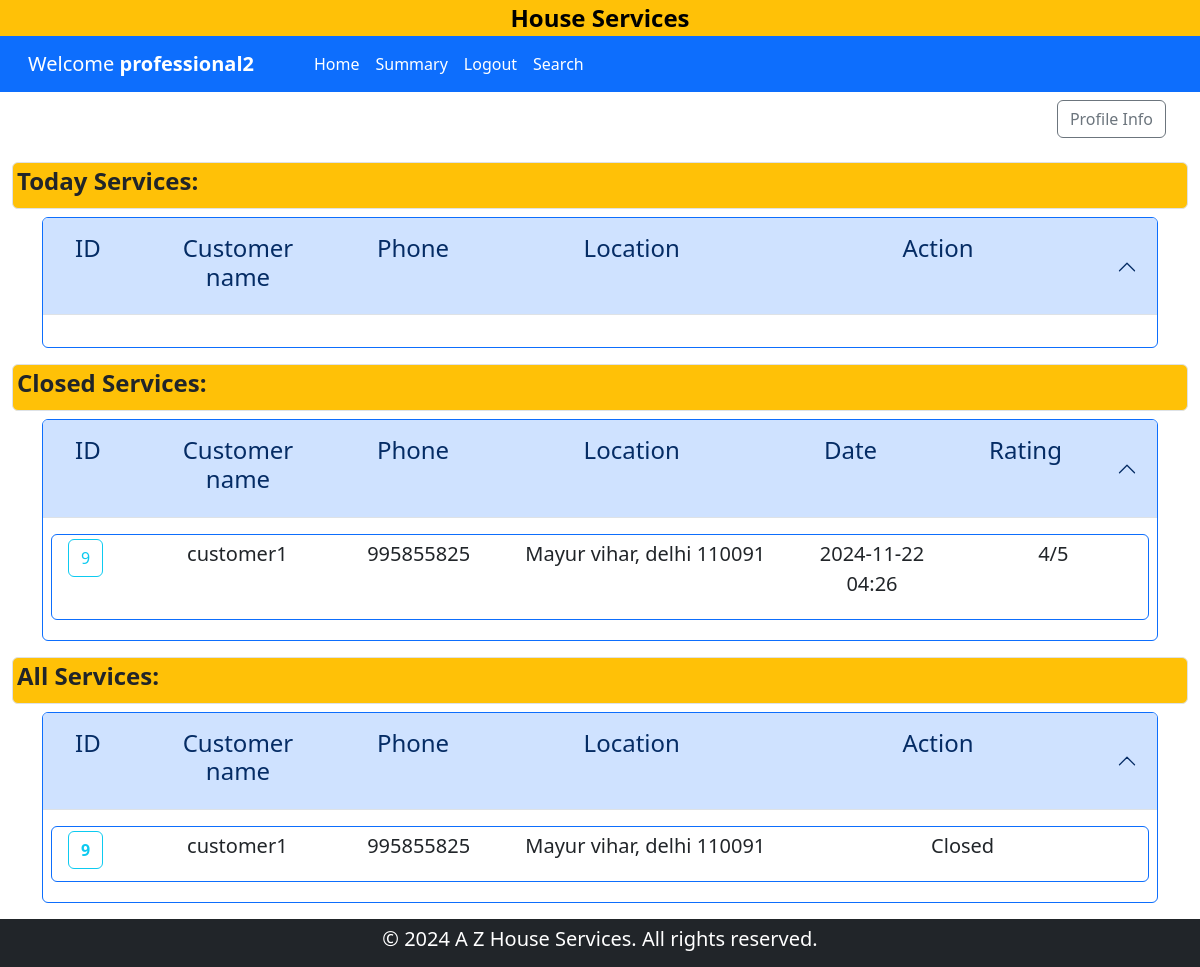
The app's page /professional_dashboard/2 with its own data.
### backened/modals.py (models this page shows)
class Professional(db.Model):
    __tablename__ = "professional"
    id = db.Column(db.Integer, primary_key=True)
    email = db.Column(db.String(120), unique=True, nullable=False)
    password = db.Column(db.String(120), nullable=False)
    name = db.Column(db.String(120), nullable=False)
    phone = db.Column(db.Integer, nullable=False)
    address = db.Column(db.String(200), nullable=False)
    pincode = db.Column(db.Integer, nullable=False)
    date_created = db.Column(db.DateTime, default=datetime.now,nullable=False)
    description = db.Column(db.Text, nullable=True)
    service_type = db.Column(db.String(120), nullable=False)
    experience = db.Column(db.Integer, nullable=False)
    file_path = db.Column(db.String(255), nullable=False)
    status = db.Column(db.String(30), default="pending",nullable=False)
    service_requests = db.relationship(
        "ServiceRequest",
        backref="professional",
        lazy=True,
        cascade="all, delete-orphan",
    )

class ServiceRequest(db.Model):
    __tablename__ = "service_request"
    id = db.Column(db.Integer, primary_key=True)
    service_id = db.Column(db.Integer, db.ForeignKey("service.id"), nullable=False)
    customer_id = db.Column(db.Integer, db.ForeignKey("customer.id"), nullable=False)
    professional_id = db.Column(db.Integer, db.ForeignKey("professional.id"), nullable=False)
    date_of_request = db.Column(db.DateTime, default=datetime.now,nullable=False)
    date_of_completion = db.Column(db.DateTime, nullable=True)
    service_status = db.Column(db.String(50), nullable=False, default="requested")
    remarks = db.Column(db.Text, nullable=True)
    reviews = db.relationship("Review", backref="service_request", lazy=True, cascade="all, delete-orphan")

class Customer(db.Model):
    __tablename__ = "customer"
    id = db.Column(db.Integer, primary_key=True)
    email = db.Column(db.String(120), unique=True, nullable=False)
    password = db.Column(db.String(120), nullable=False)
    name = db.Column(db.String(120), nullable=False)
    address = db.Column(db.String(200), nullable=False)
    pincode = db.Column(db.Integer, nullable=False)
    phone = db.Column(db.Integer, nullable=False)
    status = db.Column(db.String(30), default="accepted", nullable=False)
    service_requests = db.relationship("ServiceRequest", backref="customer", lazy=True, cascade="all, delete-orphan")
    reviews = db.relationship("Review", backref="customer", lazy=True, cascade="all, delete-orphan")

class Review(db.Model):
    __tablename__ = "review"
    id = db.Column(db.Integer, primary_key=True)
    service_request_id = db.Column(db.Integer, db.ForeignKey("service_request.id"), nullable=False)
    customer_id = db.Column(db.Integer, db.ForeignKey("customer.id"), nullable=False)
    rating = db.Column(db.Integer, nullable=False)
    comment = db.Column(db.Text, nullable=True)

### backened/controller.py (the view)
@app.route("/professional_dashboard/<id>")
def professionalDashboard(id):
    prof = Professional.query.filter_by(id=id).first()
    ser_req = ServiceRequest.query.filter_by(professional_id=prof.id).all()
    return render_template(
        "professional_dashboard.html", professional=prof, ser_req=ser_req
    )

### templates/professional_dashboard.html (shortened to what this page needs)
{% extends 'layout.html' %}
{% block content %}
<div class="container-fluid bg-warning" id="home">
    <div class="d-flex justify-content-center">
        <a href="{{ url_for('home') }}" class="text-decoration-none fw-bold fs-4 text-black ">House Services </a>
    </div>
</div>
<nav class="navbar navbar-expand-lg bg-primary">
    <div class="container-xxl">
        <div class="navbar-brand ms-3">
            <a href="" class="text-decoration-none text-white">Welcome <strong>
                {{ professional.name }}
            </strong></a>
        </div>
            <div class="collapse navbar-collapse row" id="navbarNav">
                <ul class="navbar-nav ms-5 col">
                    <li class="nav-item ">
                    <a class="nav-link text-white" aria-current="page" href="{{ url_for('professionalDashboard', id = professional.id) }}">Home</a>
                    </li>
                    <li class="nav-item ">
                        <a class="nav-link text-white" aria-current="page" href="{{ url_for('summary', user='professional',id=professional.id) }}">Summary</a>
                    </li>
                    <li class="nav-item ">
                        <a class="nav-link text-white" aria-current="page" href="{{ url_for('logout') }}">Logout</a>
                    </li>
                    <li class="nav-item">
                        <a class="nav-link text-white" aria-current="page" href="{{ url_for('professional_search',user = professional.name ) }}">Search</a>
                    </li>
                </ul>
            </div>
    </div>
</nav>
{% if professional.status != 'Approved' %}
    <div class="container text-center h3 lead m-4">You have been Blocked or Rejected by Admin</div>
{% else %}
{% block professional %}
<div class="container">
    <div class="row">
        <div class="col-md-12 text-end m-2">
            <a href="{{ url_for('update_profile', user = 'professional', id = professional.id) }}" class="btn btn-outline-secondary">Profile Info</a>
        </div>
    </div>
</div>
    <section id="main-data" class="container-fluid" >
        <div class="mt-3 mb-2 bg-warning p-1 border rounded">
            <h4 class="fw-bold">Today Services:</h4>
        </div>
        <div class="container">
            <div class="accordion" id="today-Services">
                <div class="accordion-item border border-primary">
                  <h2 class="accordion-header">
                    <button class="accordion-button" type="button"  data-bs-target="#today-service-collapse" aria-expanded="true" >
                      <div class="container row">
                        <h4 class="col-1">ID</h4>
                        <h4 class="col-2 text-center">Customer name</h4>
                        <h4 class="col-2 text-center">Phone</h4>
                        <h4 class="col-3 text-center">Location</h4>
                        <h4 class="col-4 text-center">Action</h4>
                      </div>
                    </button>
                  </h2>
                  <div id="today-service-collapse" class="accordion-collapse  show" data-bs-parent="#today-Services">
                    <div class="accordion-body">
                    </div>
                  </div>
                </div>
            </div>
        </div>
        <div class="mt-3 mb-2 bg-warning p-1 border rounded">
            <h4 class="fw-bold">Closed Services:</h4>
        </div>
        <div class="container">
            <div class="accordion" id="closed-Services">
                <div class="accordion-item border border-primary">
                    <h2 class="accordion-header">
                    <button class="accordion-button" type="button"  data-bs-target="#closed-service-collapse" aria-expanded="true" >
                        <div class="container row">
                        <h4 class="col-1">ID</h4>
                        <h4 class="col-2 text-center">Customer name</h4>
                        <h4 class="col-2 text-center">Phone</h4>
                        <h4 class="col-3 text-center">Location</h4>
                        <h4 class="col-2 text-center">Date</h4>
                        <h4 class="col-2 text-center">Rating</h4>
                        </div>
                    </button>
                    </h2>
                    <div id="closed-service-collapse" class="accordion-collapse  show" data-bs-parent="#closed-Services">
                    <div class="accordion-body">
                        {% if not ser_req  %}
                        <div class="col">
                            <p class="lead">No Service request found</p>
                        </div>
                        {% else %}
                            {% for req in ser_req %}
                            {% if req.service_status == 'closed' %}
                                <div class="conatiner row border border-primary p-1 lead rounded mb-1">
                                    <div class="col-1">
                                        <a href="{{ url_for('service_request_detail',user = 'professional',uid=professional.id,rid=req.id) }}" class="btn btn-outline-info">{{ req.id }}</a>
                                    </div>
                                    <div class="col-2 text-center">
                                        <p >{{ req.customer.name }}</p>
                                    </div>
                                    <div class="col-2 text-center">
                                        <p >{{ req.customer.phone }}</p>
                                    </div>
                                    <div class="col-3 text-center">
                                        <p > {{ req.customer.address }} {{ req.customer.pincode }}</p>
                                    </div>
                                    <div class="col-2 text-center">
                                        <p > {{ req.date_of_completion.strftime('%Y-%m-%d %H:%M') }} </p>
                                    </div>
                                    {% for review in req.reviews %}
                                    <div class="col-2 text-center">
                                        <p > {{ review.rating }}/5 </p>
                                    </div>
                                    {% endfor %}
                                </div>
                                {% endif %}
                            {% endfor %}
                        {% endif %}
                    </div>
                    </div>
                </div>
            </div>
        </div>
        <div class="mt-3 mb-2 bg-warning p-1 border rounded">
            <h4 class="fw-bold">All Services:</h4>
        </div>
        <div class="container">
            <div class="accordion" id="all-Services">
                <div class="accordion-item border border-primary mb-3">
                    <h2 class="accordion-header">
                    <button class="accordion-button" type="button" data-bs-toggle="collapse" data-bs-target="#all-service-collapse" aria-expanded="true" aria-controls="all-service-collapse">
                        <div class="container row">
                            <h4 class="col-1">ID</h4>
                            <h4 class="col-2 text-center">Customer name</h4>
                            <h4 class="col-2 text-center">Phone</h4>
                            <h4 class="col-3 text-center">Location</h4>
                            <h4 class="col-4 text-center">Action</h4>
                        </div>
                    </button>
                    </h2>
                    <div id="all-service-collapse" class="accordion-collapse collapse show" data-bs-parent="#all-Services">
                    <div class="accordion-body">
                        {% if ser_req | length == 0 %}
                        <div class="col">
                            <p class="lead">No Service found</p>
                        </div>
                        {% else %}
                            {% for req in ser_req %}
                            <div class="conatiner row border border-primary p-1 lead rounded mb-1">
                                <div class="col-1">
                                    <a href="{{ url_for('service_request_detail',user = 'professional',uid=professional.id,rid=req.id) }}"  class="fw-bold btn btn-outline-info">{{req.id}}</a>
                                </div>
                                <div class="col-2 text-center">
                                    <p >{{ req.customer.name }}</p>
                                </div>
                                <div class="col-2 text-center">
                                    <p >{{ req.customer.phone }}</p>
                                </div>
                                <div class="col-3 text-center">
                                    <p >{{ req.customer.address }} {{ req.customer.pincode }} </p>
                                </div>
                                <div class="col-4 text-center">
                                    {% if req.service_status == 'requested' %}
                                    <a href="{{ url_for('service_request_status', status = 'accept',request_id = req.id,user=professional.name) }}" class="btn btn-secondary">Accept</a>
                                    <a href="{{ url_for('service_request_status', status = 'reject',request_id = req.id,user=professional.name) }}" class="btn btn-outline-danger">Reject</a>
                                    {% else %}
                                        <p>{{ req.service_status|title}}</p>
                                    {% endif %}
                                </div>
                            </div>
                            {% endfor %}
                        {% endif %}
                    </div>
                    </div>
                </div>
            </div>
        </div>
    </section>
{% endblock professional %}
{% endif %}
{% endblock content %}

### records on screen
Professional: name "professional2"
ServiceRequest: id "9", customer.name "customer1", customer.phone "995855825", customer.address "Mayur vihar, delhi", customer.pincode "110091", date_of_completion "2024-11-22 04:26", service_status "Closed"
Review: rating "4"
